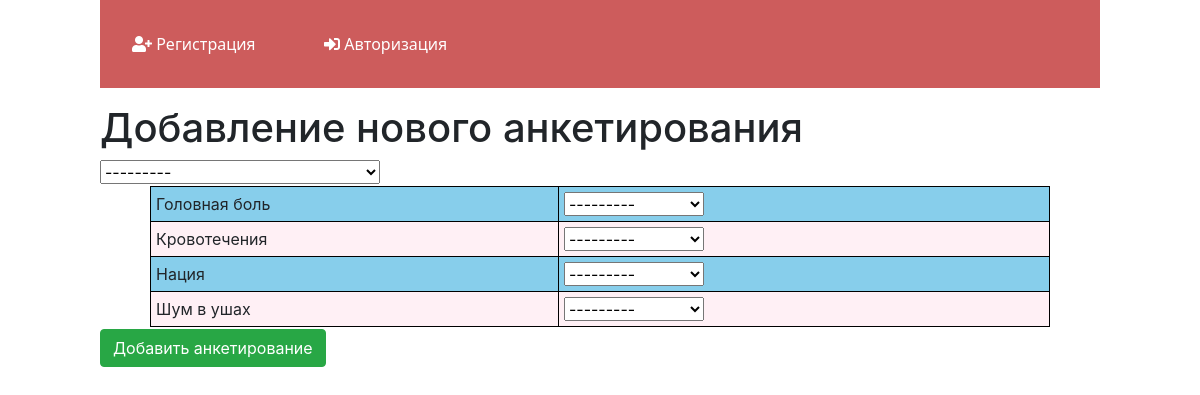
Screenshot of /api/v1/amscapp/add_complaint with the database file from the repository.
### amscapp/models.py (models this page shows, shortened)
class Question(models.Model):
    questname = models.CharField('Название вопроса', max_length=100)
    fieldstest = models.ForeignKey(to=Fields, on_delete=models.CASCADE, default=1)
    class Meta:
        verbose_name = 'Вопрос'
        verbose_name_plural = 'Вопросы'

### amscapp/views.py (the view, shortened to what this page needs)
# urls.py: path('add_complaint', views.add_complaint, name='add_complaint'),
def add_complaint(request):
    error = ''
    compla = Question.objects.order_by('questname')
    form = OptionForm()
    data = {'form': form, 'error': error, 'compla': compla}
    return render(request, 'database/add_complaint.html', data)

### amscapp/forms.py
class OptionForm(ModelForm):
    series = ModelChoiceField(label='Ответ', queryset=Option.objects.all())
    pat = ModelChoiceField(label='Пациент', queryset=Patient.objects.order_by('name'))
    class Meta:
        model = Complaint
        fields = ('__all__')

### amscapp/models.py (called while the page is built)
    def __str__(self):
        return self.field

    def __str__(self):
        return self.name

### amscapp/templates/database/add_complaint.html (shortened to what this page needs)
{% extends 'database/layout.html' %}
{% block body %}
<div class="add">
    <h1>Добавление нового анкетирования</h1>
    <form method="post">
        {{ form.pat }}
        <table>
            {% for el in compla %}
            <tr class="compl">
                <td>
                    {{ el.questname }}
                </td>
                <td>
                    {{ form.series }}
                </td>
            </tr>
            {% endfor %}
        </table>
        <button class="btn btn-success" type="submit">Добавить анкетирование</button>
    </form>
</div>
{% endblock %}

### amscapp/static/database/css/style.css (style rules this page uses)
body { background: white; }
table { border-collapse: collapse; margin: 2px auto; width: 90%; }
th, td { border: solid 1px #000; padding: 5px; }
tr:nth-child(odd) { background-color: #FFFACD; }
tr:nth-child(even) { background-color: #FFF0F5; }
form { margin-left: 100px; margin-right: 100px; }
h1 { margin-left: 100px; }
.compl:nth-child(odd) { background-color: #87CEEB; }

### rows the page displays
Question: questname "Головная боль"
Question: questname "Кровотечения"
Question: questname "Нация"
Question: questname "Шум в ушах"
